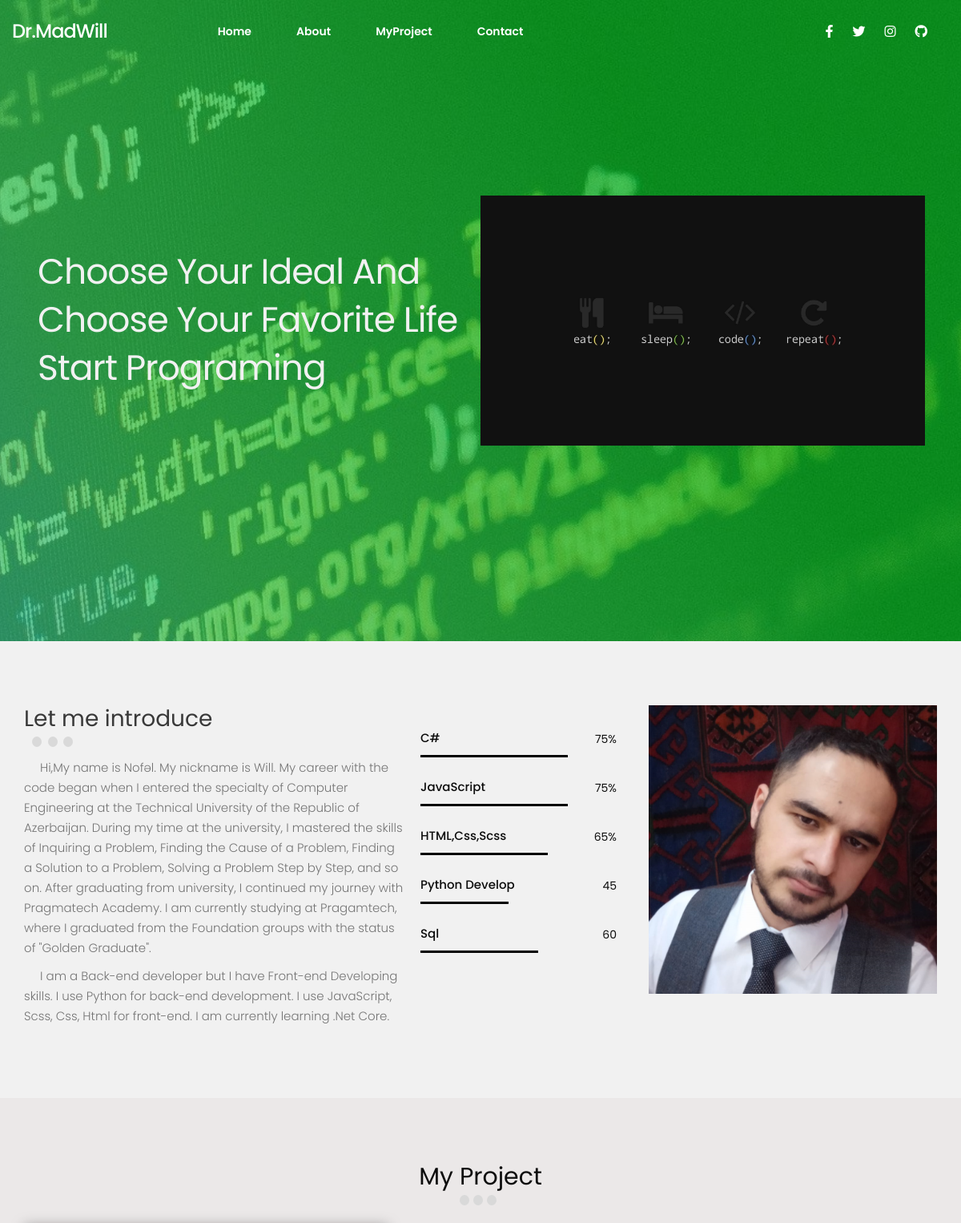
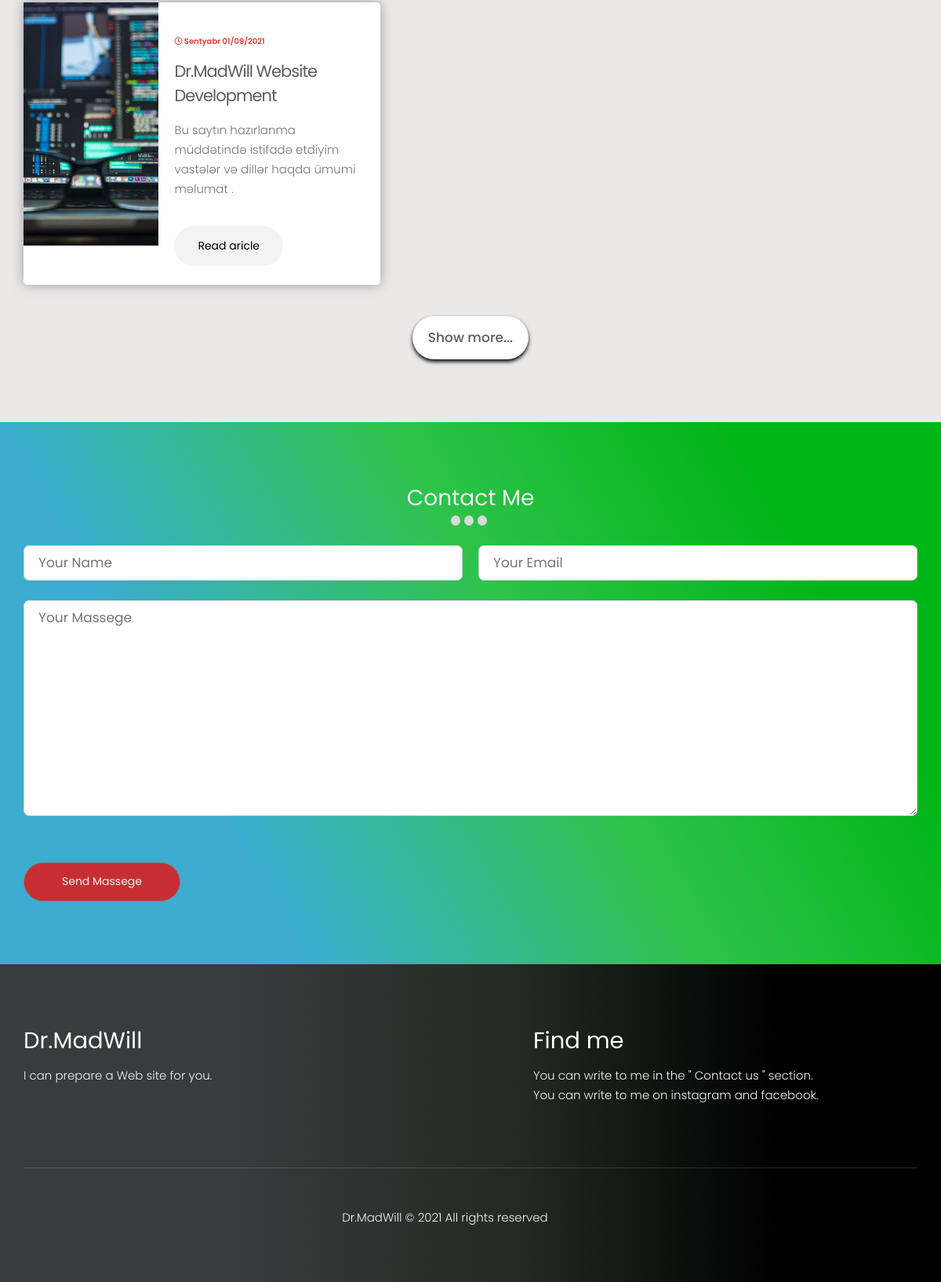
The page / on the database its author committed (2 pictures, top to bottom).
### postd/models.py (models this page shows, shortened)
class Backgroundimg(db.Model):
    id = db.Column(db.Integer, primary_key=True)
    infoimg = db.Column(db.String(80), nullable=False)
    show=db.Column(db.String(1))

class Homein(db.Model):
    id = db.Column(db.Integer, primary_key=True)
    info = db.Column(db.String(80), nullable=False)
    infoimg=db.Column(db.String(100))
    show=db.Column(db.String(1))

class Aboutin(db.Model):
    id = db.Column(db.Integer, primary_key=True)
    aboutinfo1 = db.Column(db.String(160), nullable=False)
    aboutinfo2 = db.Column(db.String(160), nullable=False)
    disgen1 = db.Column(db.String(25),nullable=False)
    disgen1interest = db.Column(db.Integer,nullable=False)
    disgen2 = db.Column(db.String(25),nullable=False)
    disgen2interest = db.Column(db.Integer,nullable=False)
    disgen3 = db.Column(db.String(25),nullable=False)
    disgen3interest = db.Column(db.Integer,nullable=False)
    disgen4 = db.Column(db.String(25),nullable=False)
    disgen4interest = db.Column(db.Integer,nullable=False)
    disgen5 = db.Column(db.String(25),nullable=False)
    disgen5interest = db.Column(db.Integer,nullable=False)
    aboutinfoimg=db.Column(db.String(100))
    show=db.Column(db.String(1))

class Projectin(db.Model):
    id = db.Column(db.Integer, primary_key=True)
    protime = db.Column(db.String(25), nullable=False)
    protitle = db.Column(db.String(50), nullable=False)
    prosortcut = db.Column(db.String(80), nullable=False)
    projareya = db.Column(db.Text)
    cardTextadd=db.Column(db.String(210))
    projareya2 = db.Column(db.Text)
    projtitle = db.Column(db.String(100))
    listp = db.Column(db.String(70))
    listp1 = db.Column(db.String(70))
    listp2 = db.Column(db.String(70))
    listp3 = db.Column(db.String(70))
    listp4 = db.Column(db.String(70))
    listp5 = db.Column(db.String(70))
    listp6 = db.Column(db.String(70))
    listp7 = db.Column(db.String(70))
    projareya3 = db.Column(db.Text)
    proimg=db.Column(db.String(100))
    show=db.Column(db.String(10))

### postd/routes.py (the view, shortened to what this page needs)
@app.route('/',methods=['GET','POST'])
def main():
    form=ContactFrom()
    print(form.errors)
    backgroundimgall=Backgroundimg.query.all()
    for backgroundimg in backgroundimgall:
        if backgroundimg.show=="1":
            backimg=Backgroundimg.query.get_or_404(backgroundimg.id)
    homeinfoall=Homein.query.all()
    for info_home in homeinfoall:
        if info_home.show=="1":
            homeinfo=Homein.query.get_or_404(info_home.id)
    aboutinfoall=Aboutin.query.all()
    for info_about in aboutinfoall:
        if info_about.show=="1":
            aboutinfo=Aboutin.query.get_or_404(info_about.id)
    proje = Projectin.query.all()
    proje =proje[::-1]
    prostatic=[]
    shadowbox=[]
    a=0;
    for infora in proje:
        if infora.show=="1":
            a+=1
            if a>4 :
                shadowbox.append(infora)
            else:
                prostatic.append(infora)
    return render_template('maxwill.html',projec=shadowbox,homeinfo=homeinfo,prostatic=prostatic,aboutinfo=aboutinfo,form=form,backimg=backimg)

### postd/templates/maxwill.html (shortened to what this page needs)
{% extends "base.html" %}
{% block contet %}
    <main>
        <section style="background-image:linear-gradient(60deg, rgba(60,173,208,0.7) 25%, rgba(46,195,75,0.7) 56%, rgba(0,181,23,0.7) 83%), url(../static/img/{{backimg.infoimg}})" id="home">
            <div class="space-10">
                <div class="container pr-row">
                    <div class="pr-col-6 pr-box-sizing home-info">
                        <h1 class="home-info-text">{{homeinfo['info']}}</h1>
                    </div>
                    <div class="pr-col-6 card-home">
                        <a href="">
                            <div  class="img-home"><img src="../static/img/{{homeinfo['infoimg']}}" class=" img-fluid" alt=""></div>
                        </a>
                    </div>
                </div>
            </div>
        </section>
        <section id="about" >
            <div class="container pr-row">
                <div class="pr-col-5">
                    <div class="pr-section-title ">
                        <h2 class="pr-title-name">Let me introduce</h2>
                        <div class="">
                            <button class="pr-carusel-btn"></button>
                            <button class="pr-carusel-btn"></button>
                            <button class="pr-carusel-btn"></button>
                        </div>
                    </div>
                    <p class="about-text">{{aboutinfo['aboutinfo1']}}</p>
                    <p class="about-text">{{aboutinfo['aboutinfo2']}}</p>
                </div>
                <div class="pr-col-3 pr-box-sizing ">
                    <div class="pr-row">
                        <h4>{{aboutinfo['disgen1']}}</h4>
                        <span class="span-font">{{aboutinfo['disgen1interest']}}%</span>
                    </div>
                    <div style="width: {{aboutinfo['disgen1interest']}}%;" class="pr-border"></div>
                    <div class="pr-row">
                        <h4>{{aboutinfo['disgen2']}}</h4>
                        <span class="span-font">{{aboutinfo['disgen2interest']}}%</span>
                    </div>
                    <div style="width: {{aboutinfo['disgen2interest']}}%;" class="pr-border "></div>
                    <div class="pr-row">
                        <h4>{{aboutinfo['disgen3']}}</h4>
                        <span class="span-font">{{aboutinfo['disgen3interest']}}%</span>
                    </div>
                    <div style="width: {{aboutinfo['disgen3interest']}}%;" class="pr-border"></div>
                    <div class="pr-row">
                        <h4>{{aboutinfo['disgen4']}}</h4>
                        <span class="span-font">{{aboutinfo['disgen4interest']}}</span>
                    </div>
                    <div style="width: {{aboutinfo['disgen4interest']}}%" class="pr-border"></div>
                    <div class="pr-row">
                        <h4>{{aboutinfo['disgen5']}}</h4>
                        <span class="span-font">{{aboutinfo['disgen5interest']}}</span>
                    </div>
                    <div style="width: {{aboutinfo['disgen5interest']}}%" class="pr-border"></div>
                </div>
                <div class="pr-col-4">
                    <div class="about-image">
                        <img class="img-fluid" src="../static/img/{{aboutinfo['aboutinfoimg']}}" alt="">
                    </div>
                </div>
            </div>
        </section>
        <section id="myproject">
            <div class="pr-row pr-flex-direction-column container">
                <div class="pr-row pr-justify-content-center">
                    <div class="pr-section-title">
                        <h2 class="pr-title-name">My Project</h2>
                        <div class="pr-row pr-justify-content-center ">
                            <button class="pr-carusel-btn"></button>
                            <button class="pr-carusel-btn"></button>
                            <button class="pr-carusel-btn"></button>
                        </div>
                    </div>
                </div>
                <div class="row pr-project-container">
                    {% for info in prostatic %}
                        <div class="col-6">
                                    <div class="pr-card pr-row deskopveiw pr-row-taplet">
                                        <div class="pr-card-head">
                                            <img class="img-fluid" src="../static/img/{{info.proimg}}" alt="">
                                        </div>
                                        <div class="pr-card-body">
                                            <div class="pr-card-time">
                                                <i class="far fa-clock"></i>
                                                {{info.protime}}
                                            </div>
                                            <a href="{{url_for('project', id=info.id)}}" class="pr-card-title pr-link">
                                                {{info.protitle}}
                                            </a>
                                            <p class="pr-card-text">{{info.prosortcut}}</p>
                                            <a class="pr-card-btn" href="{{url_for('project', id=info.id)}}">Read aricle</a>
                                        </div>
                                    </div>
                        </div>
                    {% endfor %}
                </div>
                <div class="pr-row pr-project-container pr-justify-content-center algin-items-center">
                    <button id="btnDeskop" class="project-more" >
                        Show more...
                    </button>
                </div>
            </div>
        </section>
        <section id="contact">
            <div class="space-10">
                <div class="pr-row pr-flex-direction-column container">
                    <div class="pr-row pr-justify-content-center">
                        <div class="pr-section-title">
                            <h2 class="pr-title-name">Contact Me</h2>
                            <div class="pr-row pr-justify-content-center ">
                                <button class="pr-carusel-btn"></button>
                                <button class="pr-carusel-btn"></button>
                                <button class="pr-carusel-btn"></button>
                            </div>
                        </div>
                    </div>
                    <div>
                        <form action="{{url_for('main')}}" method="POST">
                            <div class="clearfix cas">
                                <div class="from-comp col-50 form-left">
                                        {{form.fulname(class="in-conp tass",placeholder="Your Name")}}
                                </div>
                                <div class="from-comp col-50 form-right">
                                        {{form.email(placeholder="Your Email", class="in-conp", cols="30" ,rows="10")}}
                                </div>
                            </div>
                           {{form.message(class="in-conp pr_in_textarea",placeholder="Your Massege", cols="30",rows="10")}}
                            <div class="submit">
                                {{form.submit(class="pr-in-submit", value="Send Massege")}}
                            </div>
                        </form>
                    </div>
                </div>
            </div>
        </section>
    </main>
{% endblock %} %}

### postd/templates/base.html (shortened to what this page needs)
<!DOCTYPE html>
<html lang="en">
<head>
    <link rel="stylesheet" href="https://cdn.jsdelivr.net/npm/bootstrap@4.6.0/dist/css/bootstrap.min.css">
    <link rel="stylesheet" href="https://cdnjs.cloudflare.com/ajax/libs/font-awesome/5.15.4/css/all.min.css" />
    <link rel="stylesheet" type="text/css" href="{{url_for('static', filename='css/header.css') }}">
    <link rel="stylesheet" type="text/css" href="{{url_for('static', filename='css/common.css') }}">
    <link rel="stylesheet" type="text/css" href="{{url_for('static', filename='css/main.css') }}">
    <link rel="stylesheet" type="text/css" href="{{url_for('static', filename='css/footer.css') }}">
    <link rel="stylesheet" type="text/css" href="{{url_for('static', filename='css/sayfa.css')}}">
</head>
<body id="body" >
    {% include "include/header.html" %}
    {% block contet %}
    {% endblock %}
    {% include "include/footer.html" %}
</body>
</html

### postd/templates/include/header.html (shortened to what this page needs)
<header  id="header">
    <nav class="container pr-row">
        <div id="nav-right" class="pr-row">
            <div id="logo">
                <a href="{{url_for('main')}}">
                    <h4 class=" header-link">Dr.MadWill</h4>
                </a>
            </div>
            <ul id="lost" class="pr-row">
                <li>
                    <a href="{{ url_for('main')}}#home"  class="pr-link pr-row header-link">Home</a>
                </li>
                <li>
                    <a href="{{ url_for('main') }}#about" class="pr-link pr-row header-link">About</a>
                </li>
                <li>
                    <a href="{{ url_for('main') }}#myproject" class="pr-link pr-row header-link">MyProject</a>
                </li>
                <li>
                    <a href="{{ url_for('main') }}#contact" class="pr-link pr-row header-link">Contact</a>
                </li>
            </ul>
        </div>
        <ul id="lost1"  class="pr-row pr-share">
            <li>
                <a href="https://www.facebook.com/nofel.salahov.5" class="pr-link pr-row header-link">
                    <i class="fab fa-facebook-f"></i>
                </a>
            </li>
            <li>
                <a href="https://twitter.com/NofelSalahov" class="pr-link pr-row header-link">
                    <i class="fab fa-twitter"></i>
                </a>
            </li>
            <li>
                <a href="https://www.instagram.com/salahov__nofel/" class="pr-link pr-row  header-link">
                    <i class="fab fa-instagram"></i>
                </a>
            </li>
            <li>
                <a href="https://github.com/DrMadWill" class="pr-link pr-row  header-link">
                    <i class="fab fa-github"></i>
                </a>
            </li>
        </ul>
    </nav>
</header>

### postd/templates/include/footer.html (shortened to what this page needs)
<footer>
    <div class="space-10">
        <div class="container deskopveiw pr-row pr-flex-direction-column ">
            <div class="pr-row">
                <div class="pr-col-6">
                    <h4 class="">Dr.MadWill</h4>
                    <p class="footer-text ">I can prepare a Web site for you.</p>
                </div>
                <div class="pr-col-6">
                    <h4 class="">Find me</h4>
                    <p class="footer-text ">
                        You can write to me in the " Contact us " section.
                        <br>
                        You can write to me on instagram and facebook.
                    </p>
                </div>
            </div>
            <div class="footer-contact pr-row pr-justify-content-center">
                <p class="footer-text ">Dr.MadWill © 2021 All rights reserved</p>
            </div>
        </div>
    </div>
</footer>

### rows shown on the page
Backgroundimg: infoimg (picture)
Homein: info "Choose Your Ideal And Choose Your Favorite Life Start Programing", infoimg (picture)
Aboutin: aboutinfo1 "Hi,My name is Nofəl. My nickname is Will. My career with the code began when I entered the specialty of Computer Engineering at the Technical University of the Republic of Azerbaijan. During my time at the university, I mastered the skills of Inquiring a Problem, Finding the Cause of a Problem, Finding a Solution to a Problem, Solving a Problem Step by Step, and so on. After graduating from university, I continued my journey with Pragmatech Academy. I am currently studying at Pragamtech, where I graduated from the Foundation groups with the status of \"Golden Graduate\".", aboutinfo2 "I am a Back-end developer but I have Front-end Developing skills. I use Python for back-end development. I use JavaScript, Scss, Css, Html for front-end. I am currently learning .Net Core.", disgen1 "C#", disgen1interest "75", disgen2 "JavaScript", disgen2interest "75", disgen3 "HTML,Css,Scss", disgen3interest "65", disgen4 "Python Develop", disgen4interest "45", disgen5 "Sql", disgen5interest "60", aboutinfoimg (picture)
Projectin: proimg (picture), protime "Sentyabr 01/09/2021", protitle "Dr.MadWill Website Development", prosortcut "Bu saytın hazırlanma müddətində istifadə etdiyim vastələr və dillər haqda ümumi məlumat ."
